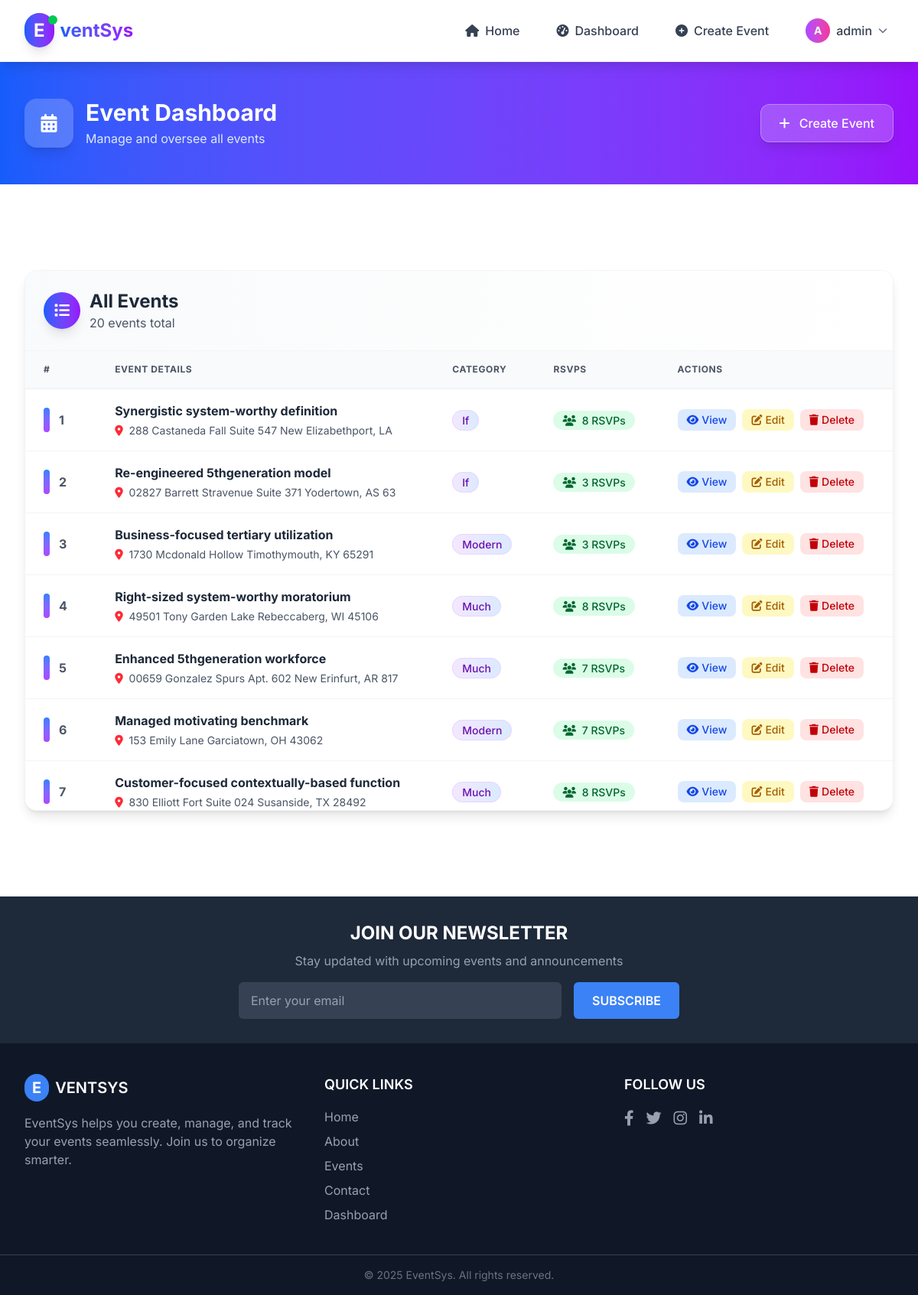
The page /events/dashboard/EventDashboard (signed in) on the database its author committed.
### events/models.py (models this page shows, shortened)
class Event(models.Model):
    name = models.CharField(max_length=100)
    description = models.TextField()
    date = models.DateField()
    time = models.TimeField()
    image = models.ImageField(
        upload_to="events_img", default="default.webp", blank=True
    )
    participants = models.ManyToManyField(User, related_name="rsvp_events", blank=True)
    location = models.CharField(max_length=200)
    category = models.ForeignKey(
        Category, on_delete=models.CASCADE, related_name="events"
    )
    created_by = models.ForeignKey(
        User,
        on_delete=models.CASCADE,
        related_name="created_events",
        null=True,
        blank=True,
    )

class Category(models.Model):
    name = models.CharField(max_length=50)
    description = models.TextField(blank=True, null=True)

### events/views.py (the view, shortened to what this page needs)
# urls.py: path("dashboard/EventDashboard", event, name="event"),
@login_required
def event(request):
    events = all_events()
    context = {
        "events": events,
    }
    return render(request, "dashboard/EventDashboard.html", context)

### events/utils.py (called while the page is built)
def is_admin(user):
    return user.groups.filter(name="Admin").exists()

### events/views.py (called while the page is built)
def all_events():
    return (
        Event.objects.select_related("category", "created_by")
        .prefetch_related("participants")
        .all()
    )

### events/templates/dashboard/EventDashboard.html (shortened to what this page needs)
{% extends "base.html" %}
{% block theme %}
    {% include "shared/header.html" %}
    <div class="bg-gradient-to-r from-blue-600 to-purple-600 text-white py-12">
        <div class="e-container">
            <div class="flex items-center justify-between">
                <div class="flex items-center gap-4">
                    <div class="bg-white/20 w-16 h-16 rounded-2xl flex items-center justify-center shadow-lg">
                        <i class="fas fa-calendar-alt text-2xl"></i>
                    </div>
                    <div>
                        <h1 class="text-3xl font-bold">Event Dashboard</h1>
                        <p class="text-blue-100 mt-1">Manage and oversee all events</p>
                    </div>
                </div>
                <a href="{% url 'create_event' %}"
                   class="bg-white/20 hover:bg-white/30 backdrop-blur-sm border border-white/30 text-white px-6 py-3 rounded-xl font-medium transition-all duration-200 transform hover:scale-105 shadow-lg">
                    <i class="fas fa-plus mr-2"></i>
                    Create Event
                </a>
            </div>
        </div>
    </div>
    <div class="e-container e-my">
        <div class="bg-white rounded-2xl shadow-lg border border-gray-100 overflow-hidden">
            <div class="bg-gradient-to-r from-gray-50 to-white p-6 border-b border-gray-100">
                <div class="flex items-center justify-between">
                    <div class="flex items-center gap-3">
                        <div class="bg-gradient-to-r from-blue-600 to-purple-600 w-12 h-12 rounded-full flex items-center justify-center text-white shadow-lg">
                            <i class="fas fa-list text-xl"></i>
                        </div>
                        <div>
                            <h2 class="text-2xl font-bold text-gray-800">All Events</h2>
                            <p class="text-gray-600">{{ events|length }} event{{ events|length|pluralize }} total</p>
                        </div>
                    </div>
                </div>
            </div>
            {% if events %}
                <div class="max-h-[600px] overflow-y-auto">
                    <table class="min-w-full">
                        <thead class="bg-gray-50 border-b-2 border-gray-100 sticky top-0">
                            <tr>
                                <th class="px-6 py-4 text-left text-xs font-bold text-gray-600 uppercase tracking-wider">#</th>
                                <th class="px-6 py-4 text-left text-xs font-bold text-gray-600 uppercase tracking-wider">Event Details</th>
                                <th class="px-6 py-4 text-left text-xs font-bold text-gray-600 uppercase tracking-wider">Category</th>
                                <th class="px-6 py-4 text-left text-xs font-bold text-gray-600 uppercase tracking-wider">RSVPs</th>
                                <th class="px-6 py-4 text-left text-xs font-bold text-gray-600 uppercase tracking-wider">Actions</th>
                            </tr>
                        </thead>
                        <tbody class="bg-white divide-y divide-gray-100">
                            {% for event in events %}
                                <tr class="hover:bg-gray-50 transition-colors duration-200">
                                    <td class="px-6 py-4">
                                        <div class="flex items-center gap-3">
                                            <div class="w-2 h-8 bg-gradient-to-b from-blue-500 to-purple-500 rounded-full"></div>
                                            <span class="font-bold text-gray-600">{{ forloop.counter }}</span>
                                        </div>
                                    </td>
                                    <td class="px-6 py-4">
                                        <div>
                                            <p class="font-bold text-gray-800">{{ event.name }}</p>
                                            <p class="text-sm text-gray-600 mt-1">
                                                <i class="fas fa-map-marker-alt text-red-500 mr-1"></i>
                                                {{ event.location|slice:":50"|default:"Location TBD" }}
                                            </p>
                                        </div>
                                    </td>
                                    <td class="px-6 py-4">
                                        <span class="bg-gradient-to-r from-purple-100 to-blue-100 text-purple-800 px-3 py-1 rounded-full text-sm font-medium border border-purple-200">
                                            {{ event.category.name }}
                                        </span>
                                    </td>
                                    <td class="px-6 py-4">
                                        <span class="bg-green-100 text-green-800 px-3 py-1 rounded-full text-sm font-medium">
                                            <i class="fas fa-users mr-1"></i>
                                            {{ event.participants.count }} RSVP{{ event.participants.count|pluralize }}
                                        </span>
                                    </td>
                                    <td class="px-6 py-4">
                                        <div class="flex gap-2">
                                            <a href="{% url 'event_details' event.id %}"
                                               class="bg-blue-100 hover:bg-blue-200 text-blue-700 px-3 py-1 rounded-lg text-sm font-medium transition-colors">
                                                <i class="fas fa-eye mr-1"></i>View
                                            </a>
                                            <a href="{% url 'update_event' event.id %}"
                                               class="bg-yellow-100 hover:bg-yellow-200 text-yellow-700 px-3 py-1 rounded-lg text-sm font-medium transition-colors">
                                                <i class="fas fa-edit mr-1"></i>Edit
                                            </a>
                                            <form method="post"
                                                  action="{% url 'delete_event' event.id %}"
                                                  class="inline">
                                                <button type="submit"
                                                        onclick="return confirm('Are you sure you want to delete this event?')"
                                                        class="bg-red-100 hover:bg-red-200 text-red-700 px-3 py-1 rounded-lg text-sm font-medium transition-colors cursor-pointer">
                                                    <i class="fas fa-trash mr-1"></i>Delete
                                                </button>
                                            </form>
                                        </div>
                                    </td>
                                </tr>
                            {% endfor %}
                        </tbody>
                    </table>
                </div>
            {% endif %}
        </div>
    </div>
    {% include "shared/footer.html" %}
{% endblock theme %}

### events/templates/shared/header.html (shortened to what this page needs)
<section class="shadow-lg border-b border-gray-100 sticky top-0 z-50 backdrop-blur-md bg-white/95">
    <header class="e-container">
        <nav class="flex items-center justify-between h-[80px]">
            <a href="{% url 'home' %}" class="flex items-center gap-2 group">
                <div class="relative">
                    <span class="rounded-full text-2xl font-bold text-white px-3 py-2 bg-gradient-to-r from-blue-600 to-purple-600 shadow-lg group-hover:scale-110 transition-transform duration-200">E</span>
                    <div class="absolute -top-1 -right-1 w-3 h-3 bg-green-500 rounded-full animate-pulse"></div>
                </div>
                <span class="text-2xl font-bold select-none bg-gradient-to-r from-blue-600 to-purple-600 bg-clip-text text-transparent">ventSys</span>
            </a>
            <ul id="nav-menu"
                class="max-h-0 opacity-0 overflow-hidden transition-all duration-300 ease-in-out md:flex md:opacity-100 md:max-h-fit md:overflow-visible space-y-4 md:space-y-0 items-center gap-8 absolute md:static bg-white md:bg-transparent left-0 top-[80px] w-full md:w-auto px-6 py-6 md:p-0 z-50 shadow-lg md:shadow-none border-t md:border-t-0">
                <li>
                    <a href="{% url 'home' %}"
                       class="text-gray-700 hover:text-blue-600 font-medium transition-colors duration-200 flex items-center gap-2 p-2 rounded-lg hover:bg-blue-50">
                        <i class="fas fa-home"></i>
                        <span>Home</span>
                    </a>
                </li>
                {% if request.user.is_authenticated %}
                    <li>
                        <a href="{% url 'dashboard' %}"
                           class="text-gray-700 hover:text-blue-600 font-medium transition-colors duration-200 flex items-center gap-2 p-2 rounded-lg hover:bg-blue-50">
                            <i class="fas fa-tachometer-alt"></i>
                            <span>Dashboard</span>
                        </a>
                    </li>
                    {% for group in request.user.groups.all %}
                        {% if group.name == "Admin" or group.name == "Organizer" %}
                            <li>
                                <a href="{% url 'create_event' %}"
                                   class="text-gray-700 hover:text-green-600 font-medium transition-colors duration-200 flex items-center gap-2 p-2 rounded-lg hover:bg-green-50">
                                    <i class="fas fa-plus-circle"></i>
                                    <span>Create Event</span>
                                </a>
                            </li>
                        {% endif %}
                    {% endfor %}
                    <li class="relative group">
                        <button class="flex items-center gap-2 p-2 rounded-lg hover:bg-gray-50 transition-colors">
                            <div class="w-8 h-8 bg-gradient-to-r from-purple-500 to-pink-500 rounded-full flex items-center justify-center text-white font-bold text-sm">
                                {{ request.user.first_name|first|default:request.user.username|first|upper }}
                            </div>
                            <span class="font-medium text-gray-700">{{ request.user.first_name|default:request.user.username }}</span>
                            <i class="fas fa-chevron-down text-xs text-gray-500 group-hover:rotate-180 transition-transform"></i>
                        </button>
                    </li>
                {% endif %}
            </ul>
        </nav>
    </header>
</section>

### theme/templates/base.html (style rules this page uses)
body { font-family: "Inter", sans-serif; }

### rows shown on the page
Event: name "Synergistic system-worthy definition", location "288 Castaneda Fall Suite 547 New Elizabethport, LA", category.name "If", participants.count "8"
Event: name "Re-engineered 5thgeneration model", location "02827 Barrett Stravenue Suite 371 Yodertown, AS 63", category.name "If", participants.count "3"
Event: name "Business-focused tertiary utilization", location "1730 Mcdonald Hollow Timothymouth, KY 65291", category.name "Modern", participants.count "3"
Event: name "Right-sized system-worthy moratorium", location "49501 Tony Garden Lake Rebeccaberg, WI 45106", category.name "Much", participants.count "8"
Event: name "Enhanced 5thgeneration workforce", location "00659 Gonzalez Spurs Apt. 602 New Erinfurt, AR 817", category.name "Much", participants.count "7"
Event: name "Managed motivating benchmark", location "153 Emily Lane Garciatown, OH 43062", category.name "Modern", participants.count "7"
Event: name "Customer-focused contextually-based function", location "830 Elliott Fort Suite 024 Susanside, TX 28492", category.name "Much", participants.count "8"

### other values the page prints
{{ request.user.first_name|default:request.user.username }} "admin"
{{ events|length }} "20"
